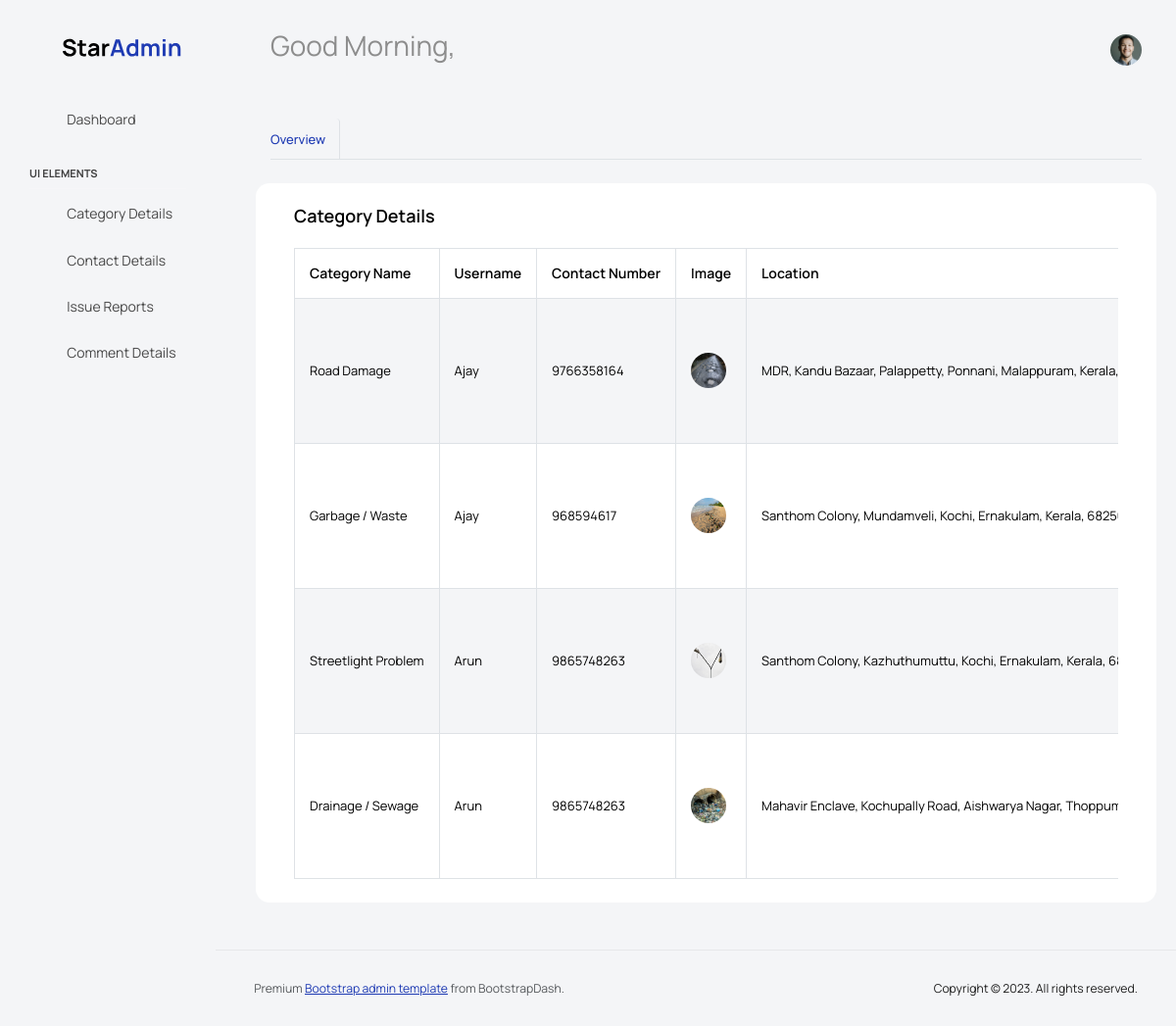
/AdminApp/issue_details/, run on the app's committed database.
### WebApp/models.py (models this page shows)
class IssueDb(models.Model):
    STATUS_UNSOLVED = "unsolved"
    STATUS_IN_PROGRESS = "in_progress"
    STATUS_SOLVED = "solved"
    STATUS_CHOICES = [
        (STATUS_UNSOLVED, "Unsolved"),
        (STATUS_IN_PROGRESS, "In Progress"),
        (STATUS_SOLVED, "Solved"),
    ]
    Category = models.CharField(max_length=100)
    Image = models.ImageField(upload_to="issues", null=True, blank=True)
    Description = models.TextField()
    Contact_Number = models.CharField(max_length=20)
    Latitude = models.DecimalField(max_digits=9, decimal_places=6, null=True, blank=True)
    Longitude = models.DecimalField(max_digits=9, decimal_places=6, null=True, blank=True)
    Location = models.CharField(max_length=255)
    Created_Date = models.DateTimeField(auto_now_add=True)
    Username = models.CharField(max_length=100,null=True,blank=True)
    Status = models.CharField(max_length=20,choices=STATUS_CHOICES,default=STATUS_UNSOLVED,)

### AdminApp/views.py (the view)
# urls.py: path('issue_details/',views.Issue_details,name="issue_details"),
def Issue_details(request):
    issues = IssueDb.objects.all()
    return render(request,"issue_details.html",{"issues":issues})

### AdminApp/templates/issue_details.html (shortened to what this page needs)
<!DOCTYPE html>
{% extends 'dashboard.html' %}
{% block content %}
<html lang="en">
<head>
</head>
<body>
    <div class="card">
                  <div class="card-body">
                    <h4 class="card-title">Category Details</h4>
                    <div class="table-responsive">
                      <table class="table table-hover table-striped table-bordered">
                        <thead>
                          <tr>
                            <th>Category Name</th>
                            <th>Username</th>
                            <th>Contact Number</th>
                            <th>Image</th>
                            <th>Location</th>
                          </tr>
                        </thead>
                        <tbody>
                          {% for i in issues %}
                          <tr>
                            <td>{{i.Category}}</td>
                            <td>{{i.Username}}</td>
                            <td>{{i.Contact_Number}}</td>
                            <td><img src="{{i.Image.url}}" width="100px" height="100px" alt=""></td>
                            <td>{{i.Location}}</td>
                          </tr>
                          {% endfor %}
                        </tbody>
                      </table>
                    </div>
                  </div>
                </div>
</body>
</html>
{% endblock %}

### data on the page
IssueDb: Category "Road Damage", Username "Ajay", Contact_Number "9766358164", Image (picture), Location "MDR, Kandu Bazaar, Palappetty, Ponnani, Malappuram, Kerala,…"
IssueDb: Category "Garbage / Waste", Username "Ajay", Contact_Number "968594617", Image (picture), Location "Santhom Colony, Mundamveli, Kochi, Ernakulam, Kerala,…"
IssueDb: Category "Streetlight Problem", Username "Arun", Contact_Number "9865748263", Image (picture), Location "Santhom Colony, Kazhuthumuttu, Kochi, Ernakulam, Kerala,…"
IssueDb: Category "Drainage / Sewage", Username "Arun", Contact_Number "9865748263", Image (picture), Location "Mahavir Enclave, Kochupally Road, Aishwarya Nagar,…"
